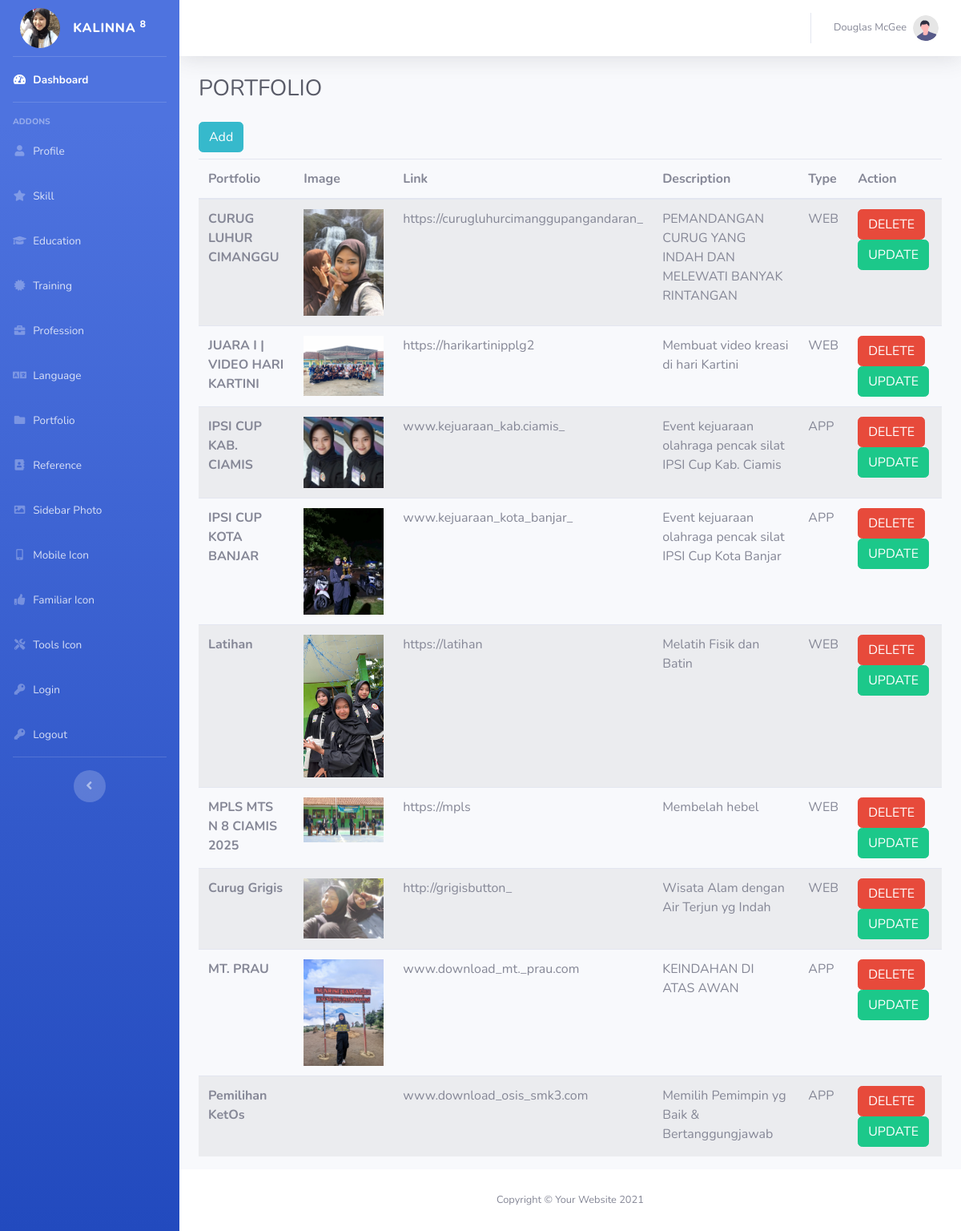
/back-end-sb-admin/startbootstrap-sb-admin-2-gh-pages/tabel_portfolio.php (signed in), run on the app's committed database.
### tables this page shows
CREATE TABLE `portfolio` (
  `id_portfolio` int(11) NOT NULL,
  `judul_portfolio` varchar(100) NOT NULL,
  `img` varchar(250) NOT NULL,
  `link` varchar(250) NOT NULL,
  `deskripsi` text NOT NULL,
  `jenis` varchar(256) NOT NULL
);

### back-end-sb-admin/startbootstrap-sb-admin-2-gh-pages/tabel_portfolio.php (the view)
<?php
include "connection.php";
$select_portfolio = mysqli_query($koneksi, "SELECT * FROM portfolio ORDER BY id_portfolio DESC");
?>
<?php include "header.php" ?>
<body id="page-top">
    <div id="wrapper">
        <?php include "sidebar.php" ?>
        <div id="content-wrapper" class="d-flex flex-column">
            <div id="content">
                <?php include "topbar.php" ?>
                <div class="container-fluid">
                    <div class="d-sm-flex align-items-center justify-content-between mb-4">
                        <h1 class="h3 mb-0 text-gray-800">PORTFOLIO</h1>
                    </div>
                    <a href="form_portfolio.php" class="btn btn-info mb-2">Add</a>
                    <table class="table table-striped">
                        <thead>
                            <tr>
                                <th scope="col">Portfolio</th>
                                <th scope="col">Image</th>
                                <th scope="col">Link</th>
                                <th scope="col">Description</th>
                                <th scope="col">Type</th>
                                <th scope="col">Action</th>
                            </tr>
                        </thead>
                        <tbody>
                            <?php
                            while ($tampil = mysqli_fetch_object($select_portfolio)):
                                ?>
                                <tr>
                                    <th scope="row"><?php echo $tampil->judul_portfolio; ?></th>
                                    <td>
                                        <img src="foto/<?php echo $tampil->img; ?>" alt="" width="100">
                                    </td>
                                    <td><?php echo $tampil->link; ?></td>
                                    <td><?php echo $tampil->deskripsi; ?></td>
                                    <td><?php echo $tampil->jenis; ?></td>
                                    <td>
                                        <a href="delete_portfolio.php?id_portfolio=<?php echo $tampil->id_portfolio;?>" class="btn btn-danger"
                                        onclick="return confirm ('Confirm to delete?')">DELETE</a>
                                        <a href="update_form_portfolio.php?id_portfolio=<?php echo $tampil->id_portfolio;?>" class="btn btn-success">UPDATE</a>
                                    </td>
                                </tr>
                            <?php endwhile ?>
                        </tbody>
                    </table>
                </div>
            </div>
            <?php include "footer.php" ?>
        </div>
    </div>
    <?php include "bottom.php" ?>

### back-end-sb-admin/startbootstrap-sb-admin-2-gh-pages/header.php (shortened to what this page needs)
<!DOCTYPE html>
<html lang="en">
<head>
    <link href="vendor/fontawesome-free/css/all.min.css" rel="stylesheet" type="text/css">
    <link rel="stylesheet" href="https://cdn.jsdelivr.net/gh/devicons/devicon@v2.16.0/devicon.min.css">
    <link rel="stylesheet" href="https://cdnjs.cloudflare.com/ajax/libs/font-awesome/5.15.4/css/all.min.css">
    <link href="css/sb-admin-2.min.css" rel="stylesheet">
</head>

### back-end-sb-admin/startbootstrap-sb-admin-2-gh-pages/sidebar.php
<ul class="navbar-nav bg-gradient-primary sidebar sidebar-dark accordion" id="accordionSidebar">
<a class="sidebar-brand d-flex align-items-center justify-content-center" href="index.php">
    <div class="sidebar-brand-icon">
        <img src="foto/kalin.jpeg" alt="Profile" width="50" height="50" class="rounded-circle">
    </div>
    <div class="sidebar-brand-text mx-3">KALINNA <sup>8</sup></div>
</a>
    <hr class="sidebar-divider my-0">
    <li class="nav-item active">
        <a class="nav-link" href="index.html">
            <i class="fas fa-fw fa-tachometer-alt"></i>
            <span>Dashboard</span></a>
    </li>
    <hr class="sidebar-divider">
    <div class="sidebar-heading">
        Addons
    </div>
    <li class="nav-item">
        <a class="nav-link" href="tabel_profile.php">
            <i class="fas fa-fw fa-user"></i>
            <span>Profile</span></a>
    </li>
    <li class="nav-item">
        <a class="nav-link" href="tabel_skill.php">
            <i class="fas fa-fw fa-star"></i>
            <span>Skill</span></a>
    </li>
    <li class="nav-item">
        <a class="nav-link" href="tabel_education.php">
            <i class="fas fa-fw fa-graduation-cap"></i>
            <span>Education</span></a>
    </li>
    <li class="nav-item">
        <a class="nav-link" href="tabel_training.php">
            <i class="fas fa-fw fa-certificate"></i>
            <span>Training</span></a>
    </li>
    <li class="nav-item">
        <a class="nav-link" href="tabel_job.php">
           <i class="fas fa-fw fa-briefcase"></i>
            <span>Profession</span></a>
    </li>
    <li class="nav-item">
        <a class="nav-link" href="tabel_language.php">
            <i class="fas fa-fw fa-language"></i>
            <span>Language</span></a>
    </li>
    <li class="nav-item">
        <a class="nav-link" href="tabel_portfolio.php">
           <i class="fas fa-fw fa-folder"></i>
            <span>Portfolio</span></a>
    </li>
    <li class="nav-item">
        <a class="nav-link" href="tabel_reference.php">
            <i class="fas fa-fw fa-address-book"></i>
            <span>Reference</span></a>
    </li>
    <li class="nav-item">
        <a class="nav-link" href="tabel_sidebar_photo.php">
            <i class="fas fa-fw fa-image"></i>
            <span>Sidebar Photo</span></a>
    </li>
    <li class="nav-item">
        <a class="nav-link" href="tabel_mobile.php">
           <i class="fas fa-fw fa-mobile-alt"></i>
            <span>Mobile Icon</span></a>
    </li>
    <li class="nav-item">
        <a class="nav-link" href="tabel_familiar.php">
            <i class="fas fa-fw fa-thumbs-up"></i>
            <span>Familiar Icon</span></a>
    </li>
    <li class="nav-item">
        <a class="nav-link" href="tabel_tools.php">
            <i class="fas fa-fw fa-tools"></i>
            <span>Tools Icon</span></a>
    </li>
    <li class="nav-item">
        <a class="nav-link" href="tabel_login.php">
            <i class="fas fa-fw fa-key"></i>
            <span>Login</span></a>
    </li>
    <li class="nav-item">
        <a class="nav-link" href="logout.php">
            <i class="fas fa-fw fa-key"></i>
            <span>Logout</span></a>
    </li>
    <hr class="sidebar-divider d-none d-md-block">
    <div class="text-center d-none d-md-inline">
        <button class="rounded-circle border-0" id="sidebarToggle"></button>
    </div>
</ul>

### back-end-sb-admin/startbootstrap-sb-admin-2-gh-pages/topbar.php (shortened to what this page needs)
<nav class="navbar navbar-expand navbar-light bg-white topbar mb-4 static-top shadow">
                    <ul class="navbar-nav ml-auto">
                        <li class="nav-item dropdown no-arrow">
                            <a class="nav-link dropdown-toggle" href="#" id="userDropdown" role="button"
                                data-toggle="dropdown" aria-haspopup="true" aria-expanded="false">
                                <span class="mr-2 d-none d-lg-inline text-gray-600 small">Douglas McGee</span>
                                <img class="img-profile rounded-circle"
                                    src="img/undraw_profile.svg">
                            </a>
                        </li>
                    </ul>
                </nav>

### back-end-sb-admin/startbootstrap-sb-admin-2-gh-pages/footer.php
<footer class="sticky-footer bg-white">
    <div class="container my-auto">
        <div class="copyright text-center my-auto">
            <span>Copyright &copy; Your Website 2021</span>
        </div>
    </div>
</footer>

### back-end-sb-admin/startbootstrap-sb-admin-2-gh-pages/bottom.php (shortened to what this page needs)
</body>
</html>

### data on the page
portfolio: judul_portfolio "CURUG LUHUR CIMANGGU", img (picture), link "https://curugluhurcimanggupangandaran_", deskripsi "PEMANDANGAN CURUG YANG INDAH DAN MELEWATI BANYAK RINTANGAN", jenis "WEB"
portfolio: judul_portfolio "JUARA I | VIDEO HARI KARTINI", img (picture), link "https://harikartinipplg2", deskripsi "Membuat video kreasi di hari Kartini", jenis "WEB"
portfolio: judul_portfolio "IPSI CUP KAB. CIAMIS", img (picture), link "www.kejuaraan_kab.ciamis_", deskripsi "Event kejuaraan olahraga pencak silat IPSI Cup Kab. Ciamis", jenis "APP"
portfolio: judul_portfolio "IPSI CUP KOTA BANJAR", img (picture), link "www.kejuaraan_kota_banjar_", deskripsi "Event kejuaraan olahraga pencak silat IPSI Cup Kota Banjar", jenis "APP"
portfolio: judul_portfolio "Latihan", img (picture), link "https://latihan", deskripsi "Melatih Fisik dan Batin", jenis "WEB"
portfolio: judul_portfolio "MPLS MTS N 8 CIAMIS 2025", img (picture), link "https://mpls", deskripsi "Membelah hebel", jenis "WEB"
portfolio: judul_portfolio "Curug Grigis", img (picture), link "http://grigisbutton_", deskripsi "Wisata Alam dengan Air Terjun yg Indah", jenis "WEB"
portfolio: judul_portfolio "MT. PRAU", img (picture), link "www.download_mt._prau.com", deskripsi "KEINDAHAN DI ATAS AWAN", jenis "APP"
portfolio: judul_portfolio "Pemilihan KetOs", link "www.download_osis_smk3.com", deskripsi "Memilih Pemimpin yg Baik & Bertanggungjawab", jenis "APP"
